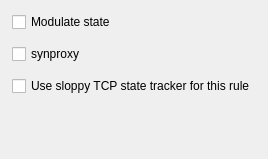
         <widget class="QWidget" name="tab">
          <attribute name="title">
           <string>TCP</string>
          </attribute>
          <layout class="QGridLayout" name="gridLayout_122">
           <property name="leftMargin">
            <number>12</number>
           </property>
           <property name="topMargin">
            <number>12</number>
           </property>
           <property name="rightMargin">
            <number>12</number>
           </property>
           <property name="bottomMargin">
            <number>12</number>
           </property>
           <property name="spacing">
            <number>12</number>
           </property>
           <item row="0" column="0">
            <widget class="QCheckBox" name="pf_modulate">
             <property name="text">
              <string>Modulate state</string>
             </property>
            </widget>
           </item>
           <item row="1" column="0">
            <widget class="QCheckBox" name="pf_synproxy">
             <property name="text">
              <string>synproxy</string>
             </property>
            </widget>
           </item>
           <item row="2" column="0">
            <widget class="QCheckBox" name="pf_sloppy_tracker">
             <property name="text">
              <string>Use sloppy TCP state tracker for this rule</string>
             </property>
            </widget>
           </item>
           <item row="3" column="0">
            <spacer>
             <property name="orientation">
              <enum>Qt::Vertical</enum>
             </property>
             <property name="sizeHint" stdset="0">
              <size>
               <width>20</width>
               <height>51</height>
              </size>
             </property>
            </spacer>
           </item>
          </layout>
         </widget>
